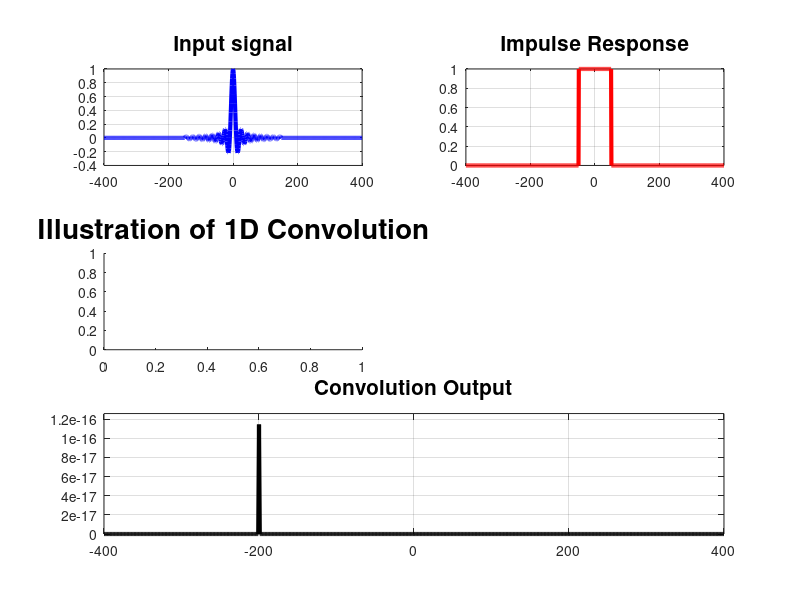

MATLAB code for this plot: (Note: this script raises an error after producing the figure.)
close all
clear all
clc
% Initialization
t = -400:400; % Time range
X = zeros(1,length(t)); % Input signal
x1 = -150; x2 = 150; % Range of Input Signal
H = zeros(1,length(t)); % Impulse Response
h1 = -50; h2 = 50; % Range of Impulse Response Signal
Y = zeros(1,length(t)); xh1 = x1+h1; xh2 = x2+h2; % Convolution output

% Input Signal Generation
x = sin(pi*t/10)./(pi*t/10); x(t==0)=1; % Generate Input Sinc Signal
h = t./t; h(t==0)=1; % Generate Impulse Response
H(t>=h1&t<=h2) = h(t>=h1&t<=h2); % Fit the input signal within range
X(t>=x1&t<=x2) = x(t>=x1&t<=x2); % Fit the impulse response within range

% Plot Input Signal and Impulse Response
subplot(3,2,1)
plot(t,X,'b','LineWidth',3)
title('Input signal','FontWeight','b','FontSize',15)
grid on
subplot(3,2,2)
plot(t,H,'r','LineWidth',3)
title('Impulse Response','FontWeight','b','FontSize',15)
grid on

for n = xh1:xh2 % Convolution limits
    % Convolution steps
    f = fliplr(X);           % Flip
    Xm = circshift(f,[0,n]); % Shift
    m = Xm.*H;               % Multiply
    Y(t==n) = sum(m);  % Sum
   
    % Live Convolution Process
    subplot(3,2,[3 4])
    plot(t,H,'r',t,circshift(fliplr(X),[0,n]),'b','LineWidth',3)
    title('Convolution Process: 1. Flip, 2. Shift, 3. Multiply 4.Sum','FontWeight','b','FontSize',15)
    grid on;
    % Result of convolution live
    subplot(3,2,[5 6]);
    plot(t,Y,'k','LineWidth',3)
    axis tight
    grid on
    title('Convolution Output','FontWeight','b','FontSize',15)
    pause(0.01); % Pause between Update
    subplot(3,2,3)
    title('Illustration of 1D Convolution','FontWeight','b','FontSize',20)

    fig=gcf;
    fig.Units='normalized';
    fig.OuterPosition=[0 0 1 1]; %Open Current Figure in Maximized Mode
end